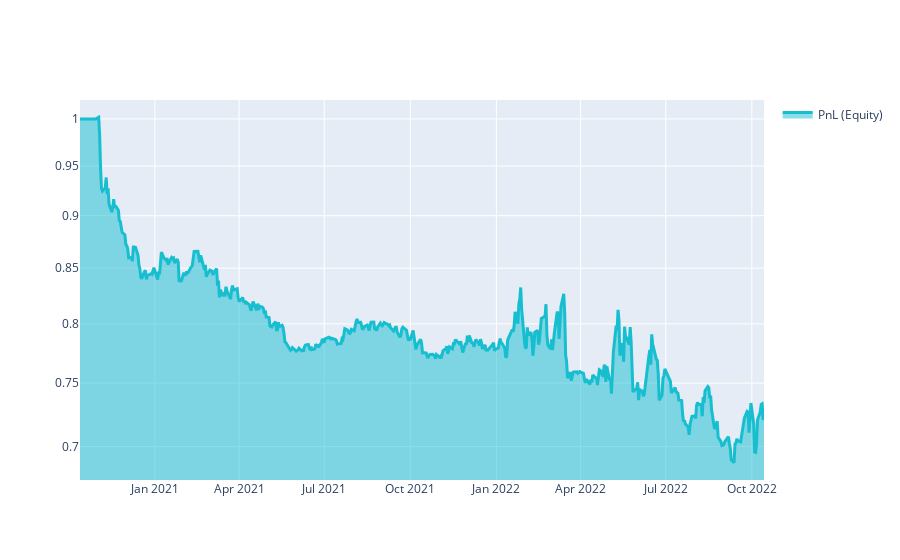

The code cell stored with this chart in its notebook:
### Markdown cell above
# Q18 Quick Start

This template shows you the basic steps for taking part to the **Q18 NASDAQ-100 Stock Long-Short contest**.

### Code cell
import xarray as xr

import qnt.ta as qnta
import qnt.data as qndata
import qnt.output as qnout
import qnt.stats as qns

data = qndata.stocks.load_ndx_data(min_date="2020-10-13")

close     = data.sel(field="close")
is_liquid = data.sel(field="is_liquid")
sma_slow  = qnta.sma(close, 50)
sma_fast  = qnta.sma(close, 5)
weights   = xr.where(sma_slow < sma_fast, 1, -1)
weights   = weights * is_liquid

weights = qnout.clean(weights, data, "stocks_nasdaq100")

# calc stats
stats = qns.calc_stat(data, weights.sel(time=slice("2020-10-13", None)))
display(stats.to_pandas().tail())

# graph
performance = stats.to_pandas()["equity"]
import qnt.graph as qngraph

qngraph.make_plot_filled(performance.index, performance, name="PnL (Equity)", type="log")

### Figure 1 — Plotly figure (JSON) as saved in the notebook; plotly's stock layout.template omitted (floating-point values rounded to 4 significant figures; data arrays with more than 128 entries replaced by an {"elided": "..."} marker saying what was removed)
{"data": [{"fill": "tonexty", "line": {"color": "#17BECF", "width": 3}, "name": "PnL (Equity)", "type": "scatter", "x": {"elided": "506 str values"}, "y": {"elided": "506 float values"}}], "layout": {"showlegend": true, "yaxis": {"range": [-0.1707, 0.008929], "type": "log"}}}
